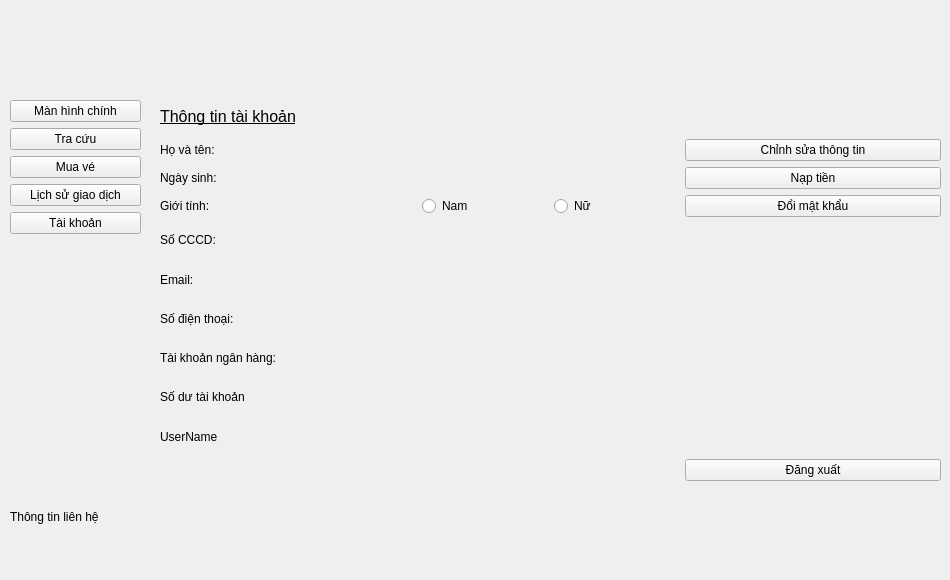
    <widget class="QWidget" name="page_taikhoan">
     <widget class="QWidget" name="verticalLayoutWidget_14">
      <property name="geometry">
       <rect>
        <x>10</x>
        <y>510</y>
        <width>931</width>
        <height>61</height>
       </rect>
      </property>
      <layout class="QVBoxLayout" name="verticalLayout_16">
       <item>
        <widget class="QLabel" name="label_36">
         <property name="text">
          <string>Thông tin liên hệ</string>
         </property>
        </widget>
       </item>
       <item>
        <widget class="QLabel" name="label_64">
         <property name="text">
          <string/>
         </property>
        </widget>
       </item>
       <item>
        <spacer name="verticalSpacer_15">
         <property name="orientation">
          <enum>Qt::Vertical</enum>
         </property>
         <property name="sizeHint" stdset="0">
          <size>
           <width>20</width>
           <height>40</height>
          </size>
         </property>
        </spacer>
       </item>
      </layout>
     </widget>
     <widget class="QWidget" name="gridLayoutWidget_8">
      <property name="geometry">
       <rect>
        <x>160</x>
        <y>100</y>
        <width>781</width>
        <height>381</height>
       </rect>
      </property>
      <layout class="QGridLayout" name="gridLayout_10">
       <item row="3" column="3">
        <layout class="QHBoxLayout" name="horizontalLayout_3">
         <item>
          <widget class="QRadioButton" name="radioButton_2">
           <property name="text">
            <string>Nam</string>
           </property>
          </widget>
         </item>
         <item>
          <widget class="QRadioButton" name="radioButton">
           <property name="text">
            <string>Nữ</string>
           </property>
          </widget>
         </item>
        </layout>
       </item>
       <item row="1" column="0">
        <widget class="QLabel" name="label_39">
         <property name="text">
          <string>Họ và tên: </string>
         </property>
        </widget>
       </item>
       <item row="2" column="0">
        <widget class="QLabel" name="label_48">
         <property name="text">
          <string>Ngày sinh: </string>
         </property>
        </widget>
       </item>
       <item row="0" column="0">
        <widget class="QLabel" name="label_50">
         <property name="text">
          <string>&lt;html&gt;&lt;head/&gt;&lt;body&gt;&lt;p&gt;&lt;span style=&quot; font-size:12pt; text-decoration: underline;&quot;&gt;Thông tin tài khoản&lt;/span&gt;&lt;/p&gt;&lt;/body&gt;&lt;/html&gt;</string>
         </property>
        </widget>
       </item>
       <item row="5" column="0">
        <widget class="QLabel" name="label_51">
         <property name="text">
          <string>Email:</string>
         </property>
        </widget>
       </item>
       <item row="3" column="0">
        <widget class="QLabel" name="label_53">
         <property name="text">
          <string>Giới tính:</string>
         </property>
        </widget>
       </item>
       <item row="11" column="0">
        <widget class="QLabel" name="label_56">
         <property name="text">
          <string>UserName</string>
         </property>
        </widget>
       </item>
       <item row="6" column="0">
        <widget class="QLabel" name="label_55">
         <property name="text">
          <string>Số điện thoại:</string>
         </property>
        </widget>
       </item>
       <item row="11" column="3">
        <widget class="QLabel" name="label_57">
         <property name="text">
          <string/>
         </property>
        </widget>
       </item>
       <item row="4" column="0">
        <widget class="QLabel" name="label_54">
         <property name="text">
          <string>Số CCCD:</string>
         </property>
        </widget>
       </item>
       <item row="7" column="0">
        <widget class="QLabel" name="label_58">
         <property name="text">
          <string>Tài khoản ngân hàng:</string>
         </property>
        </widget>
       </item>
       <item row="7" column="3">
        <widget class="QLabel" name="label_61">
         <property name="text">
          <string/>
         </property>
        </widget>
       </item>
       <item row="6" column="3">
        <widget class="QLabel" name="label_60">
         <property name="text">
          <string/>
         </property>
        </widget>
       </item>
       <item row="8" column="3">
        <widget class="QLabel" name="label_63">
         <property name="text">
          <string/>
         </property>
        </widget>
       </item>
       <item row="4" column="3">
        <widget class="QLabel" name="label_59">
         <property name="text">
          <string/>
         </property>
        </widget>
       </item>
       <item row="8" column="0">
        <widget class="QLabel" name="label_62">
         <property name="text">
          <string>Số dư tài khoản</string>
         </property>
        </widget>
       </item>
       <item row="5" column="3">
        <widget class="QLabel" name="label_49">
         <property name="text">
          <string/>
         </property>
        </widget>
       </item>
       <item row="1" column="3">
        <widget class="QLabel" name="label_52">
         <property name="text">
          <string/>
         </property>
        </widget>
       </item>
       <item row="2" column="3">
        <widget class="QLabel" name="label_47">
         <property name="text">
          <string/>
         </property>
        </widget>
       </item>
       <item row="1" column="4">
        <widget class="QPushButton" name="pushButton_tk_cstt">
         <property name="text">
          <string>Chỉnh sửa thông tin</string>
         </property>
        </widget>
       </item>
       <item row="2" column="4">
        <widget class="QPushButton" name="pushButton_tk_nt">
         <property name="text">
          <string>Nạp tiền</string>
         </property>
        </widget>
       </item>
       <item row="3" column="4">
        <widget class="QPushButton" name="pushButton_tk_dmk">
         <property name="text">
          <string>Đổi mật khẩu</string>
         </property>
        </widget>
       </item>
       <item row="12" column="4">
        <widget class="QPushButton" name="pushButton_tk_dang_xuat">
         <property name="text">
          <string>Đăng xuất</string>
         </property>
        </widget>
       </item>
      </layout>
     </widget>
     <widget class="QWidget" name="verticalLayoutWidget_15">
      <property name="geometry">
       <rect>
        <x>10</x>
        <y>100</y>
        <width>131</width>
        <height>381</height>
       </rect>
      </property>
      <layout class="QVBoxLayout" name="verticalLayout_17">
       <item>
        <widget class="QPushButton" name="pushButton_tk_mhc">
         <property name="text">
          <string>Màn hình chính</string>
         </property>
        </widget>
       </item>
       <item>
        <widget class="QPushButton" name="pushButton_tk_tc">
         <property name="text">
          <string>Tra cứu</string>
         </property>
        </widget>
       </item>
       <item>
        <widget class="QPushButton" name="pushButton_tk_mv">
         <property name="text">
          <string>Mua vé</string>
         </property>
        </widget>
       </item>
       <item>
        <widget class="QPushButton" name="pushButton_tk_lsgd">
         <property name="text">
          <string>Lịch sử giao dịch</string>
         </property>
        </widget>
       </item>
       <item>
        <widget class="QPushButton" name="pushButton_tk_tk">
         <property name="text">
          <string>Tài khoản</string>
         </property>
        </widget>
       </item>
       <item>
        <spacer name="verticalSpacer_16">
         <property name="orientation">
          <enum>Qt::Vertical</enum>
         </property>
         <property name="sizeHint" stdset="0">
          <size>
           <width>20</width>
           <height>40</height>
          </size>
         </property>
        </spacer>
       </item>
      </layout>
     </widget>
    </widget>
